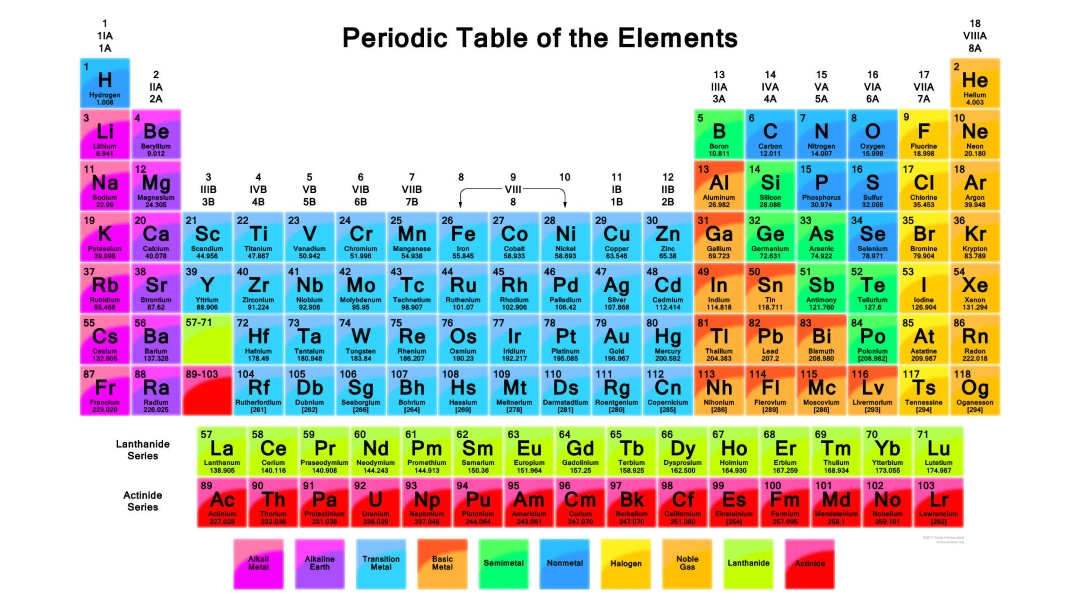
#> input picture IMAGE_PROCESSING/IMAGES/periodic.jpg, 1080 x 608 px, found by its file name
$ jupyter execute ObjectDetectionSystem.ipynb
#> lines starting #> are read from the running program, lines starting #| are printed output that depends on the picture; after the words box and inside, x2 and y2 are one past the last pixel; in counts of white or black regions, pixels touching at a corner belong together
[cell 1]
import cv2
import numpy as np

[cell 2]
# Load the main image and the template image
main_image = cv2.imread('./IMAGES/periodic.jpg')
#> main_image is the input picture: shape (608, 1080, 3); mean B, G, R 191.1, 201.4, 199
template_image = cv2.imread('./IMAGES/periodicTemp3.jpg')
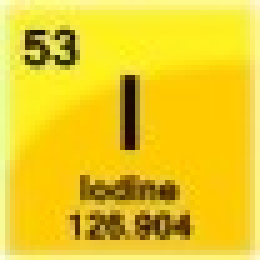
#> input picture IMAGE_PROCESSING/IMAGES/periodicTemp3.jpg, 52 x 52 px, found by its file name (shown 5 times larger)
#> template_image is the input picture: shape (52, 52, 3); mean B, G, R 38.3, 204.5, 234.9

# Convert both images to grayscale
main_gray = cv2.cvtColor(main_image, cv2.COLOR_BGR2GRAY)
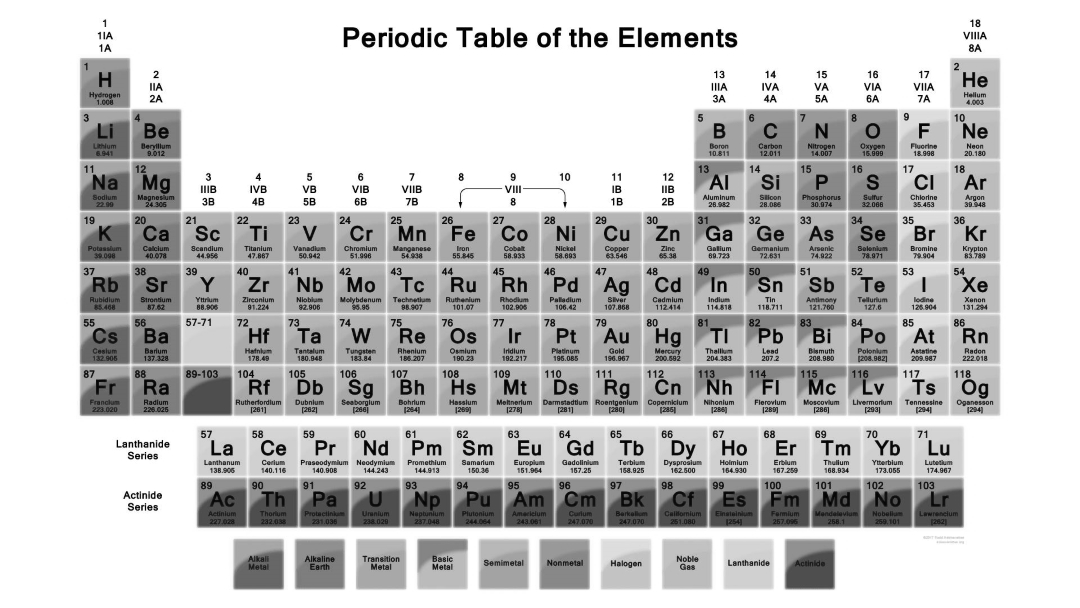
#> main_gray: shape (608, 1080); min 0, max 255, mean 199.5
template_gray = cv2.cvtColor(template_image, cv2.COLOR_BGR2GRAY)
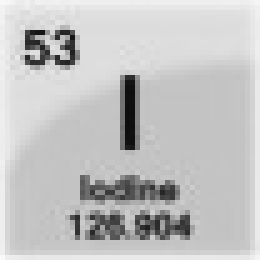
#> template_gray: shape (52, 52) (shown 5 times larger); min 13, max 249, mean 194.6

# Perform template matching
result = cv2.matchTemplate(main_gray, template_gray, cv2.TM_CCOEFF_NORMED)
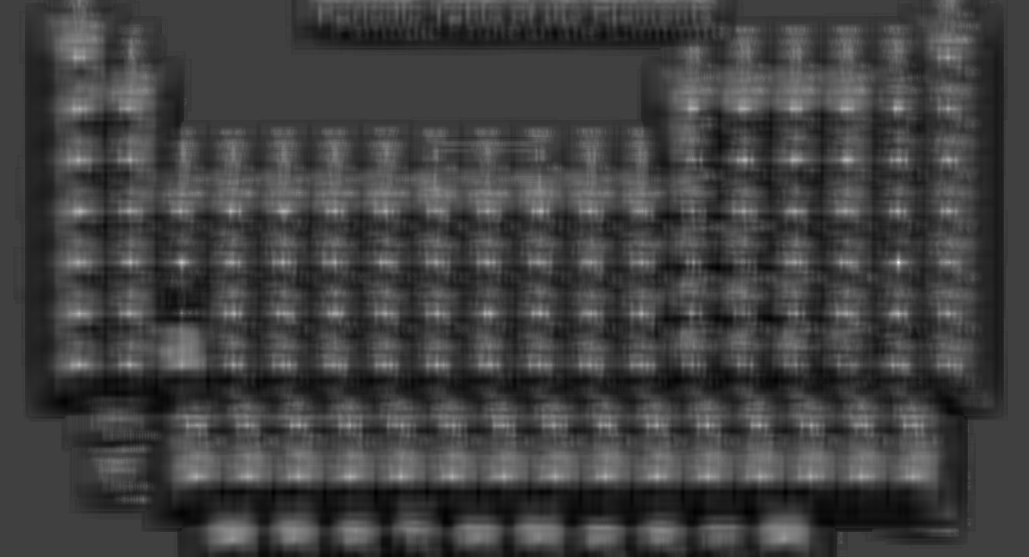
#> result: shape (557, 1029) float32; min -0.341, max 0.999, mean 0.00192; drawn with min black and max white

# Get the coordinates of the matched region
min_val, max_val, min_loc, max_loc = cv2.minMaxLoc(result)
#> min_val = -0.341; max_val = 0.999; min_loc = (273, 492); max_loc = (898, 262)
top_left = max_loc
#> top_left = (898, 262)
bottom_right = (top_left[0] + template_gray.shape[1], top_left[1] + template_gray.shape[0])
#> bottom_right = (950, 314)

# Draw a rectangle around the matched region
cv2.rectangle(main_image, top_left, bottom_right, (0, 255, 0), 2)
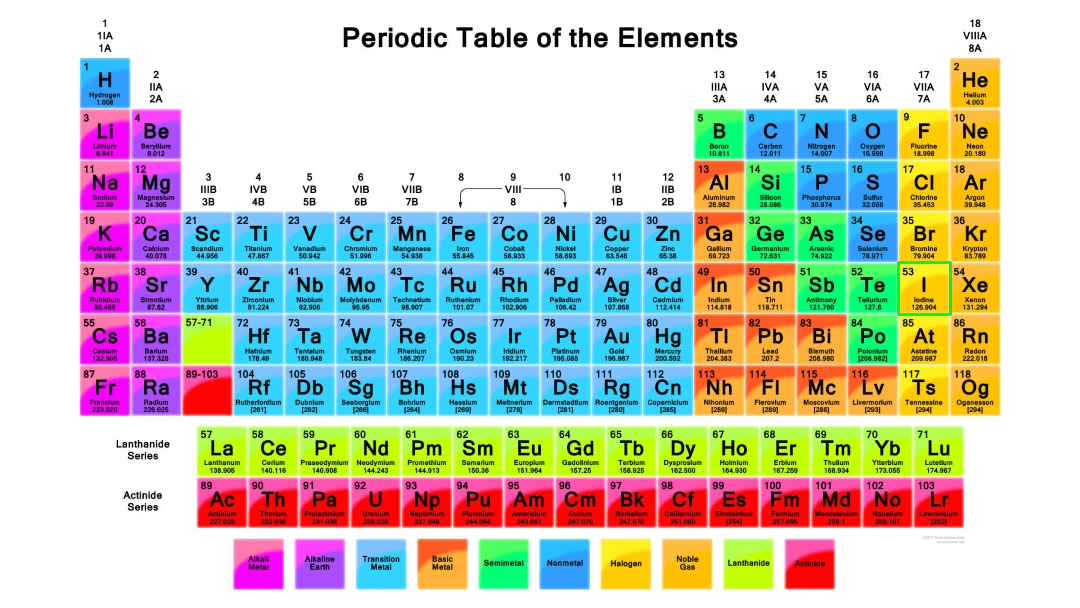
#> main_image: shape (608, 1080, 3); 0.09% of pixels changed, all inside (x1, y1, x2, y2) = (897, 261, 952, 316)

# Display the result
cv2.imshow('Object Detection', main_image)
cv2.waitKey(0)
cv2.destroyAllWindows()
